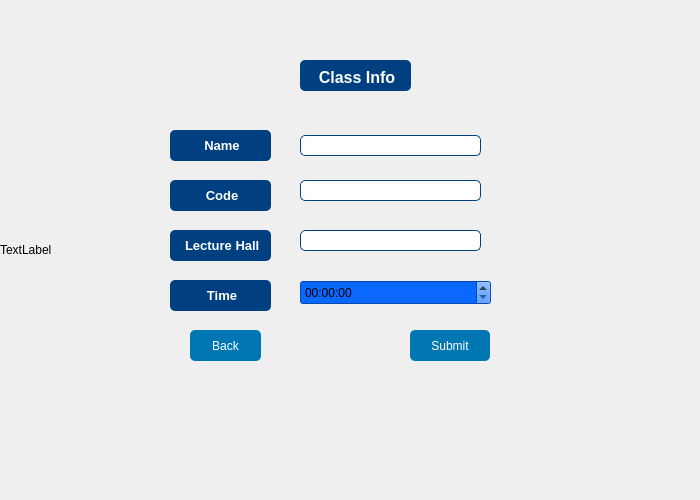
<?xml version="1.0" encoding="UTF-8"?>
<ui version="4.0">
 <class>AddClass</class>
 <widget class="QWidget" name="AddClass">
  <property name="geometry">
   <rect>
    <x>0</x>
    <y>0</y>
    <width>700</width>
    <height>500</height>
   </rect>
  </property>
  <property name="windowTitle">
   <string>Form</string>
  </property>
  <widget class="QLabel" name="background_image">
   <property name="geometry">
    <rect>
     <x>0</x>
     <y>0</y>
     <width>700</width>
     <height>500</height>
    </rect>
   </property>
   <property name="text">
    <string>TextLabel</string>
   </property>
  </widget>
  <widget class="QLabel" name="classname_label">
   <property name="geometry">
    <rect>
     <x>170</x>
     <y>130</y>
     <width>101</width>
     <height>31</height>
    </rect>
   </property>
   <property name="styleSheet">
    <string notr="true">QLabel {
    color: #FFFFFF; /* White text color */
    background-color: #004080; /* Dark blue background */
    font-size: 10px; /* Font size */
    font-weight: bold; /* Bold font weight */
    padding: 8px 12px; /* Padding */
    border-radius: 5px; /* Rounded corners */
}</string>
   </property>
   <property name="text">
    <string>&lt;html&gt;&lt;head/&gt;&lt;body&gt;&lt;p align=&quot;center&quot;&gt;&lt;span style=&quot; font-size:10pt; font-weight:700;&quot;&gt;Name&lt;/span&gt;&lt;/p&gt;&lt;/body&gt;&lt;/html&gt;</string>
   </property>
  </widget>
  <widget class="QLabel" name="classcode_label">
   <property name="geometry">
    <rect>
     <x>170</x>
     <y>180</y>
     <width>101</width>
     <height>31</height>
    </rect>
   </property>
   <property name="styleSheet">
    <string notr="true">QLabel {
    color: #FFFFFF; /* White text color */
    background-color: #004080; /* Dark blue background */
    font-size: 10px; /* Font size */
    font-weight: bold; /* Bold font weight */
    padding: 8px 12px; /* Padding */
    border-radius: 5px; /* Rounded corners */
}</string>
   </property>
   <property name="text">
    <string>&lt;html&gt;&lt;head/&gt;&lt;body&gt;&lt;p align=&quot;center&quot;&gt;&lt;span style=&quot; font-size:10pt; color:#ffffff;&quot;&gt;Code&lt;/span&gt;&lt;/p&gt;&lt;/body&gt;&lt;/html&gt;</string>
   </property>
  </widget>
  <widget class="QLabel" name="classlecturehall_label">
   <property name="geometry">
    <rect>
     <x>170</x>
     <y>230</y>
     <width>101</width>
     <height>31</height>
    </rect>
   </property>
   <property name="styleSheet">
    <string notr="true">QLabel {
    color: #FFFFFF; /* White text color */
    background-color: #004080; /* Dark blue background */
    font-size: 10px; /* Font size */
    font-weight: bold; /* Bold font weight */
    padding: 8px 12px; /* Padding */
    border-radius: 5px; /* Rounded corners */
}</string>
   </property>
   <property name="text">
    <string>&lt;html&gt;&lt;head/&gt;&lt;body&gt;&lt;p align=&quot;center&quot;&gt;&lt;span style=&quot; font-size:10pt; color:#ffffff;&quot;&gt;Lecture Hall&lt;/span&gt;&lt;/p&gt;&lt;/body&gt;&lt;/html&gt;</string>
   </property>
  </widget>
  <widget class="QLabel" name="classtime_label">
   <property name="geometry">
    <rect>
     <x>170</x>
     <y>280</y>
     <width>101</width>
     <height>31</height>
    </rect>
   </property>
   <property name="styleSheet">
    <string notr="true">QLabel {
    color: #FFFFFF; /* White text color */
    background-color: #004080; /* Dark blue background */
    font-size: 10px; /* Font size */
    font-weight: bold; /* Bold font weight */
    padding: 8px 12px; /* Padding */
    border-radius: 5px; /* Rounded corners */
}</string>
   </property>
   <property name="text">
    <string>&lt;html&gt;&lt;head/&gt;&lt;body&gt;&lt;p align=&quot;center&quot;&gt;&lt;span style=&quot; font-size:10pt; color:#ffffff;&quot;&gt;Time&lt;/span&gt;&lt;/p&gt;&lt;/body&gt;&lt;/html&gt;</string>
   </property>
  </widget>
  <widget class="QLabel" name="class_title">
   <property name="geometry">
    <rect>
     <x>300</x>
     <y>60</y>
     <width>111</width>
     <height>31</height>
    </rect>
   </property>
   <property name="styleSheet">
    <string notr="true">QLabel {
    color: #FFFFFF; /* White text color */
    background-color: #004080; /* Dark blue background */
    font-size: 10px; /* Font size */
    font-weight: bold; /* Bold font weight */
    padding: 8px 12px; /* Padding */
    border-radius: 5px; /* Rounded corners */
}</string>
   </property>
   <property name="text">
    <string>&lt;html&gt;&lt;head/&gt;&lt;body&gt;&lt;p align=&quot;center&quot;&gt;&lt;span style=&quot; font-size:12pt; color:#ffffff;&quot;&gt;Class Info&lt;/span&gt;&lt;/p&gt;&lt;/body&gt;&lt;/html&gt;</string>
   </property>
  </widget>
  <widget class="QLineEdit" name="classname_text">
   <property name="geometry">
    <rect>
     <x>300</x>
     <y>135</y>
     <width>181</width>
     <height>21</height>
    </rect>
   </property>
   <property name="styleSheet">
    <string notr="true">QLineEdit {
    background-color: #FFFFFF; /* White background */
    border: 1px solid #004080; /* Dark blue border */
    border-radius: 5px; /* Rounded corners */
    padding: 5px; /* Adjust padding as needed */
}</string>
   </property>
  </widget>
  <widget class="QLineEdit" name="classcode_text">
   <property name="geometry">
    <rect>
     <x>300</x>
     <y>180</y>
     <width>181</width>
     <height>21</height>
    </rect>
   </property>
   <property name="styleSheet">
    <string notr="true">QLineEdit {
    background-color: #FFFFFF; /* White background */
    border: 1px solid #004080; /* Dark blue border */
    border-radius: 5px; /* Rounded corners */
    padding: 5px; /* Adjust padding as needed */
}</string>
   </property>
  </widget>
  <widget class="QLineEdit" name="classlecturehall_text">
   <property name="geometry">
    <rect>
     <x>300</x>
     <y>230</y>
     <width>181</width>
     <height>21</height>
    </rect>
   </property>
   <property name="styleSheet">
    <string notr="true">QLineEdit {
    background-color: #FFFFFF; /* White background */
    border: 1px solid #004080; /* Dark blue border */
    border-radius: 5px; /* Rounded corners */
    padding: 5px; /* Adjust padding as needed */
}</string>
   </property>
  </widget>
  <widget class="QPushButton" name="class_submit">
   <property name="geometry">
    <rect>
     <x>410</x>
     <y>330</y>
     <width>80</width>
     <height>31</height>
    </rect>
   </property>
   <property name="styleSheet">
    <string notr="true">QPushButton {
    background-color: #0077b3; /* Medium blue background for buttons */
    color: #FFFFFF; /* White text */
    border: none; /* No border */
    border-radius: 5px; /* Rounded corners */
    padding: 8px 16px; /* Adjust padding as needed */
}

QPushButton:hover {
    background-color: #4da6ff; /* Lighter blue on hover */
}

QPushButton:pressed {
    background-color: #005c99; /* Darker blue when pressed */
}
</string>
   </property>
   <property name="text">
    <string>Submit</string>
   </property>
  </widget>
  <widget class="QTimeEdit" name="timeEdit">
   <property name="geometry">
    <rect>
     <x>300</x>
     <y>280</y>
     <width>191</width>
     <height>25</height>
    </rect>
   </property>
   <property name="styleSheet">
    <string notr="true">

background-color: rgb(10, 104, 255);</string>
   </property>
  </widget>
  <widget class="QPushButton" name="back_button">
   <property name="geometry">
    <rect>
     <x>190</x>
     <y>330</y>
     <width>71</width>
     <height>31</height>
    </rect>
   </property>
   <property name="styleSheet">
    <string notr="true">QPushButton {
    background-color: #0077b3; /* Medium blue background for buttons */
    color: #FFFFFF; /* White text */
    border: none; /* No border */
    border-radius: 5px; /* Rounded corners */
    padding: 8px 16px; /* Adjust padding as needed */
}

QPushButton:hover {
    background-color: #4da6ff; /* Lighter blue on hover */
}

QPushButton:pressed {
    background-color: #005c99; /* Darker blue when pressed */
}
</string>
   </property>
   <property name="text">
    <string>Back</string>
   </property>
  </widget>
 </widget>
 <resources/>
 <connections/>
</ui>
